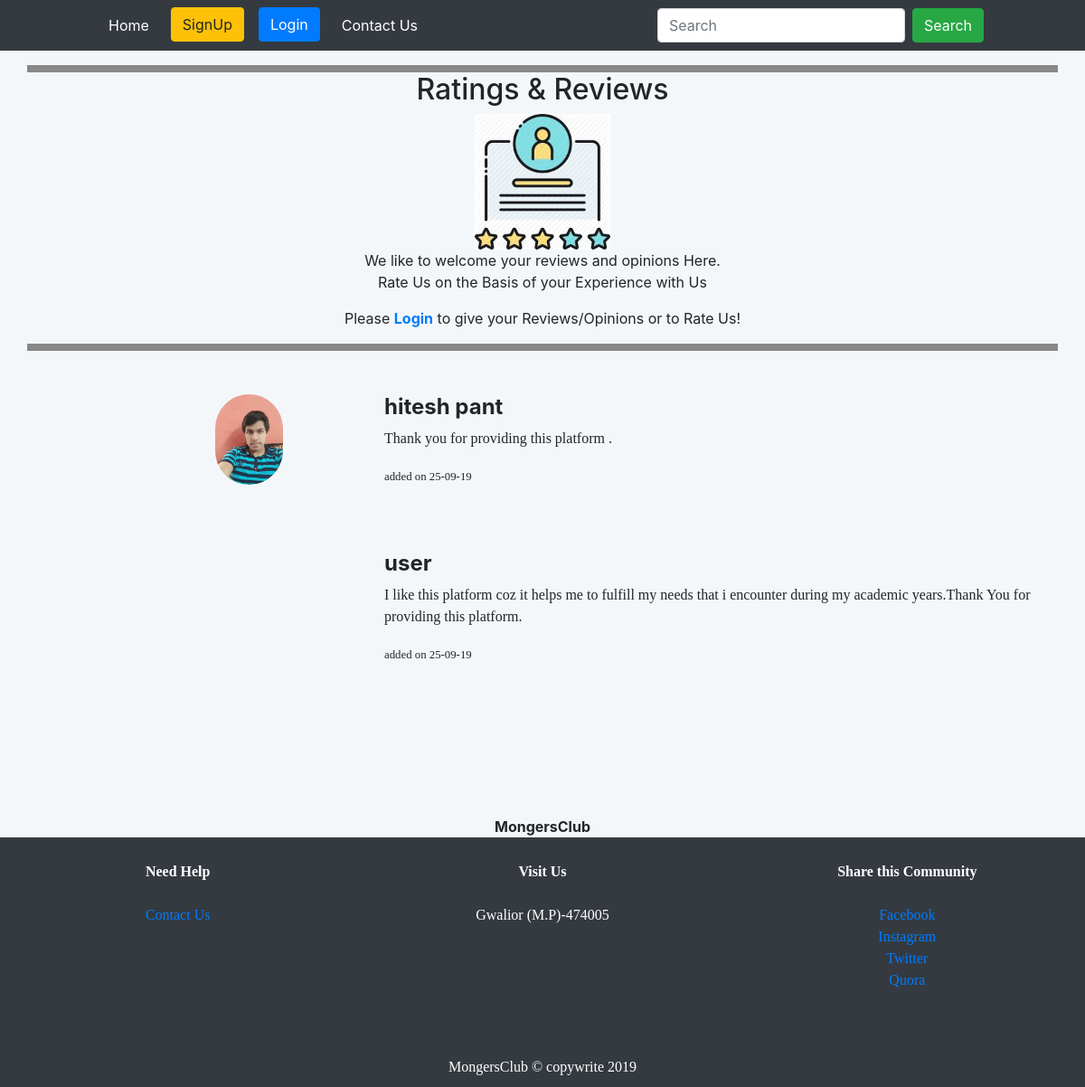
Screenshot of /blog.php with the database file from the repository.
### tables this page shows
CREATE TABLE `reviews` (
  `review_id` int(200) NOT NULL,
  `review_body` text NOT NULL,
  `review_date` text NOT NULL,
  `review_owner_id` int(200) NOT NULL
);

CREATE TABLE `users` (
  `user_id` int(100) NOT NULL,
  `user_name` varchar(100) NOT NULL,
  `user_email` varchar(100) NOT NULL,
  `user_password` varchar(100) NOT NULL,
  `user_phone` decimal(10,0) NOT NULL,
  `user_institute` varchar(200) NOT NULL,
  `user_place` varchar(200) NOT NULL,
  `user_gender` varchar(10) NOT NULL,
  `user_profile_picture` varchar(200) NOT NULL DEFAULT 'user.png'
);

### blog.php (the view, shortened to what this page needs)
<!DOCTYPE html>
<html lang="en">
<head>
    <link rel="stylesheet" href="css/bootstrap.min.css">
    <link rel="stylesheet" href="style.css">
</head>
<body>
  <nav class="navbar navbar-expand-lg navbar-dark bg-dark fixed-top">
    <div class="collapse navbar-collapse" id="navbarSupportedContent">
      <ul class="navbar-nav mr-auto ml-5">
        <li class="nav-item active ml-5">
          <a class="nav-link" href="index.php">Home<span class="sr-only">(current)</span></a>
        </li>
        <li class="nav-item active ml-3">
          <a class="btn btn-warning" href="signup.php">SignUp<span class="sr-only">(current)</span></a>
        </li>
        <li class="nav-item active ml-3">
          <a class="btn btn-primary" href="login.php">Login<span class="sr-only">(current)</span></a>
        </li>
        <li class="nav-item active ml-3">
          <a class="nav-link" href="contact.php">Contact Us <span class="sr-only">(current)</span></a>
        </li>
      </ul>
      <form class="form-inline my-2 my-lg-0 mr-5 ">
        <input class="form-control mr-sm-2 " type="search" placeholder="Search" aria-label="Search">
        <button class="btn btn-success my-2 my-sm-0 mr-5" type="submit">Search</button>
      </form>
    </div>
  </nav>
    <br><br><br>
    <div class="container review text-center">
        <h2>Ratings  &  Reviews</h2>
        <img src="images/rnr.jfif" alt="rating&review" height=150>
        <p>We like to welcome your reviews and opinions Here.<br>Rate Us on the Basis of your Experience with Us</p>
        <p>Please <a href="login.php"><b>Login</b></a> to give your Reviews/Opinions or to Rate Us!  </p>
    </div>
<br>
<div class="container user_reviews mt-4">
        <?php
          $con = mysqli_connect("localhost", "root", "", "minor2");
            $review_query = "select * from reviews order by review_id desc";
            $run_review_query = mysqli_query($con, $review_query);
            while($show_data = mysqli_fetch_array($run_review_query))
            {
                $show_review_owner_id = $show_data['review_owner_id'];
                $user_query = "select * from users where user_id = '$show_review_owner_id'";
                $run_user_query = mysqli_query($con, $user_query);
                $user_data = mysqli_fetch_array($run_user_query);
                $show_profile_pic = $user_data['user_profile_picture'];
                $show_username = $user_data['user_name'];
                $show_review_body = $show_data['review_body'];
                $show_review_date = $show_data['review_date'];
                echo "
                <div class='card user_review'>
                <div class='row mb-5'>
                    <div class='col-sm-4'>
                        <img src='user_images/$show_profile_pic' alt='' height=100 style='border-radius:500px;margin-left:55%;'>
                    </div>
                    <div class='col-sm-8'>
                        <h4><B>$show_username</B></h4>
                        <p style='font-family:comic sans MS;'>$show_review_body</p>
                        <small style='font-family:verdana;'> added on $show_review_date</small>
                    </div>
                </div>
                <br>
            </div>
                ";
            }
        ?>
    </div>
        <br><br><br>
<br>
                   <p class="text-center mb-0"><b>MongersClub</b></p>
    <footer class="footer" style="margin-bottom: -1%;">
            <div class="container-fluid bg-dark footer" style="padding:10px;color:#fff;font-family:comic sans MS;">
                    <div class="row mt-3">
                    <div class="col-sm-4">
                            <div class="card text-center" style="background:none;border:none;">
                            <span><b>Need Help</b></span><br>
                                <div class="card-text">
                                    <a href="contact.php" class="card-link">Contact Us</a>
                                </div>
                            </div>
                        </div>
                        <div class="col-sm-4">
                            <div class="card text-center" style="background:none;border:none;">
                                    <span><b>Visit Us</b></span><br>
                                <div class="card-text">
                                    Gwalior (M.P)-474005
                                </div>
                            </div>
                        </div>
                        <div class="col-sm-4">
                            <div class="card text-center" style="background:none;border:none;">
                                    <span><b>Share this Community</b></span><br>
                                <div class="card-text">
                                    <a href="#" class="card-link">Facebook</a><br>
                                    <a href="#" class="card-link">Instagram</a><br>
                                    <a href="#" class="card-link">Twitter</a><br>
                                    <a href="#" class="card-link">Quora</a><br>
                                </div>
                            </div>
                        </div>
                    </div>
                    <br><br><br>
                    <div class="footer text-center">MongersClub &copy; copywrite 2019 	</div>
                </div>
    </footer>
</body>
</html>

### style.css (style rules this page uses)
body { opacity:1; background: #f4f7f9; }
.review { border: 8px solid #888888; border-right: 3px; border-left: 3px; }
.user_review { background: transparent; border: none; }

### rows the page displays
reviews: users.user_profile_picture (picture), users.user_name "hitesh pant", review_body "Thank you for providing this platform .", review_date "25-09-19"
reviews: users.user_name "user", review_body "I like this platform coz it helps me to fulfill my needs that i encounter during my academic years.Thank You for providing this platform.", review_date "25-09-19"
